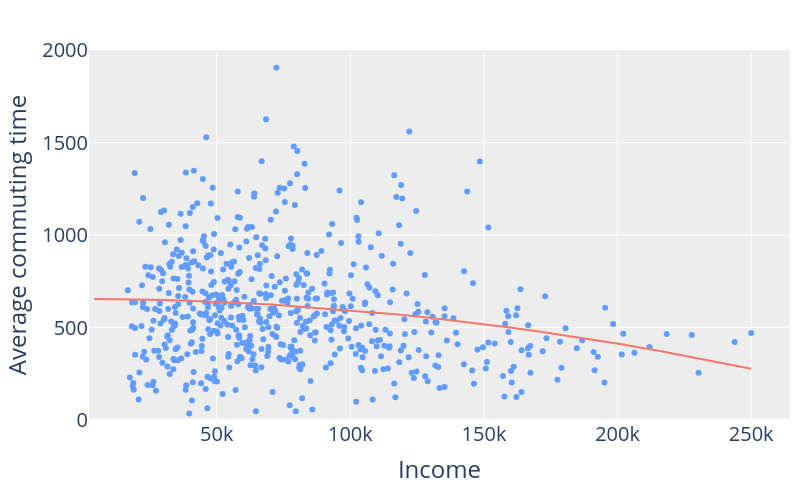

Here is the notebook cell this chart was saved with:
### Code cell
red = '#f8766d'
blue = '#619cff'

xs2 = np.linspace(incomes.min(), incomes.max(), int((incomes.max()-incomes.min())/100)+1)

fig = go.Figure()

fig.add_trace(
    go.Scatter(x=res.income, y=res.shortest_path,  mode='markers', marker=dict(
                        color=blue,
                    ),)
)


fig.add_trace(
    go.Scatter(x=xs2, y=[float(shortest_path.subs(x, i)) for i in xs2], marker=dict(
                        color=red,
                        line=dict(color=red, width=2)
                    ))
)




fig.update_layout(
        #xaxis=dict(title="Day of Week",
                   #x=0.5),
        yaxis=dict(title="Average commuting time"),
        xaxis=dict(title="Income"),
        height=500, 
        width=800,
        #legend_title_text='Week type',
        margin=dict(l=75, r=10, t=50, b=80),
        showlegend=False,
        legend=dict(
                yanchor="bottom",
                y=-1,
                xanchor="left",
                x=0.35,
                orientation="h",
                font=dict(
                    #family="Courier",
                    size=24,
                   # color="black"
                ),
            ),
        font=dict(size=20), plot_bgcolor="#ededed",
        yaxis_range=[0, 2000],
    )

fig.write_image('./figure/commuting_time.png', scale=3)

fig

### Figure 1 — Plotly figure (JSON) as saved in the notebook; plotly's stock layout.template omitted (floating-point values rounded to 4 significant figures; data arrays with more than 128 entries replaced by an {"elided": "..."} marker saying what was removed)
{"data": [{"marker": {"color": "#619cff"}, "mode": "markers", "type": "scatter", "x": {"elided": "606 float values"}, "y": {"elided": "606 float values"}}, {"marker": {"color": "#f8766d", "line": {"color": "#f8766d", "width": 2}}, "type": "scatter", "x": {"elided": "2459 float values"}, "y": {"elided": "2459 float values"}}], "layout": {"font": {"size": 20}, "height": 500, "legend": {"font": {"size": 24}, "orientation": "h", "x": 0.35, "xanchor": "left", "y": -1, "yanchor": "bottom"}, "margin": {"b": 80, "l": 75, "r": 10, "t": 50}, "plot_bgcolor": "#ededed", "showlegend": false, "width": 800, "xaxis": {"title": {"text": "Income"}}, "yaxis": {"range": [0, 2000], "title": {"text": "Average commuting time"}}}}
